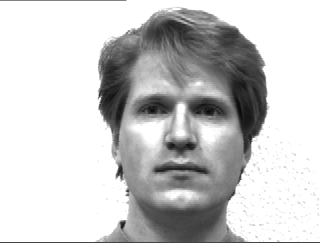
%> input picture Matlab/Clasificador Euclidiano y Mahalanobis/eigen/SetEntremamiento/subject01.normal.jpg, 320 x 243 px
$ octave Euclidiano.m   (GNU Octave 9; MATLAB toolbox functions it lacks are replaced by stand-ins)
%> lines starting %> are read from the running program, lines starting %| are printed output that depends on the picture
%% Reconocimiento de rostros
% Abril-2015 PHP Clasificador Euclidiano

close all; clear all; clc;

N=200;         %Tama駉 de la imagen  --> Jugar y dar dos valores
M=6;           %Numero de rostros
scrsz = get(0,'ScreenSize');  %Permite mostrar las figuras CuadroxCuadro
ancho = scrsz(3);    %1366px
alto  = scrsz(4);    %768px
ancho=round(ancho/3);
alto=round(alto/2)-40;

%% Paso01 Cargar la imagenes de 2 Sujetos
%% Rostro 01
Rostro01= imread('eigen/SetEntremamiento/subject01.normal.jpg');
%> Rostro01 is the input picture: size 243x320 uint8; min 10, max 255, mean 201.9
Rostro01=Rostro01( :, :,1);
Rostro01=imresize(Rostro01,[N N]);   % Se ajusta tama駉 NxN
%> Rostro01: size 200x200 uint8
h1=imhist(Rostro01);
%> h1 = 256 values, max 22130 at index 256, min 0 at index 1, mean 156.2
figure('Position',[10 alto ancho alto]);
set(gcf,'Name','Base de Datos') ;
subplot 231;
imshow(Rostro01,'Initialmagnification','fit');
title('Sujeto1Normal','Fontsize',12,'FontName','Helvetica','FontWeight','demi');
% Rostro 02
Rostro01Sad= imread('eigen/SetEntremamiento/subject01.sad.jpg');
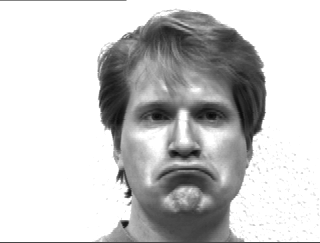
%> input picture Matlab/Clasificador Euclidiano y Mahalanobis/eigen/SetEntremamiento/subject01.sad.jpg, 320 x 243 px
%> Rostro01Sad is the input picture: size 243x320 uint8; min 9, max 255, mean 201
Rostro01Sad=Rostro01Sad( :, :,1);
Rostro01Sad=imresize(Rostro01Sad,[N N] );
%> Rostro01Sad: size 200x200 uint8
h2=imhist(Rostro01Sad);
%> h2 = 256 values, max 22201 at index 256, min 0 at index 1, mean 156.2
subplot 232;
imshow(Rostro01Sad,'Initialmagnification','fit');
title('Sujeto1Sad','Fontsize',12,'FontName','Helvetica','FontWeight','demi');
% Rostro 03
Rostro01Sleepy= imread('eigen/SetEntremamiento/subject01.sleepy.jpg');
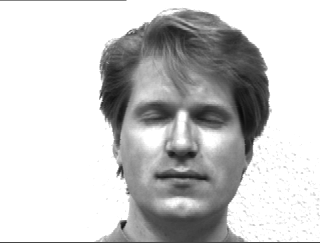
%> input picture Matlab/Clasificador Euclidiano y Mahalanobis/eigen/SetEntremamiento/subject01.sleepy.jpg, 320 x 243 px
%> Rostro01Sleepy is the input picture: size 243x320 uint8; min 9, max 255, mean 200.5
Rostro01Sleepy=Rostro01Sleepy( :, :,1);
Rostro01Sleepy=imresize(Rostro01Sleepy,[N N] );
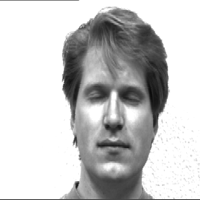
%> Rostro01Sleepy: size 200x200 uint8; min 10, max 255, mean 200.4
h3=imhist(Rostro01Sleepy);
%> h3 = 256 values, max 21949 at index 256, min 0 at index 1, mean 156.2
subplot 233;
imshow(Rostro01Sleepy,'Initialmagnification','fit');
title('Sujeto1sleepy','Fontsize',12,'FontName','Helvetica','FontWeight','demi');
% Rostro 04
Rostro02= imread('eigen/SetEntremamiento/subject02.normal.jpg');
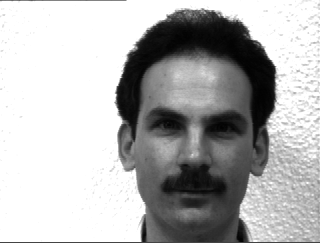
%> input picture Matlab/Clasificador Euclidiano y Mahalanobis/eigen/SetEntremamiento/subject02.normal.jpg, 320 x 243 px
%> Rostro02 is the input picture: size 243x320 uint8; min 2, max 255, mean 179.5
Rostro02=Rostro02( :, :,1);
Rostro02=imresize(Rostro02,[N N] );
%> Rostro02: size 200x200 uint8
h4=imhist(Rostro02);
%> h4 = 256 values, max 17571 at index 256, min 0 at index 1, mean 156.2
subplot 234;
imshow(Rostro02,'Initialmagnification','fit');
title('Sujeto2Normal','Fontsize',12,'FontName','Helvetica','FontWeight','demi');
% Rostro 05
Rostro02Sad= imread('eigen/SetEntremamiento/subject02.sad.jpg');
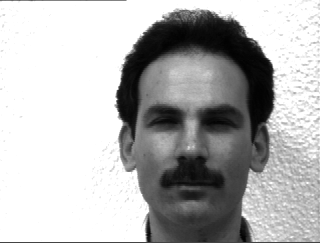
%> input picture Matlab/Clasificador Euclidiano y Mahalanobis/eigen/SetEntremamiento/subject02.sad.jpg, 320 x 243 px
%> Rostro02Sad is the input picture: size 243x320 uint8; min 2, max 255, mean 180.4
Rostro02Sad=Rostro02Sad( :, :,1);
Rostro02Sad=imresize(Rostro02Sad,[N N] );
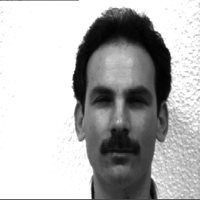
%> Rostro02Sad: size 200x200 uint8; min 1, max 255, mean 180.3
h5=imhist(Rostro02Sad);
%> h5 = 256 values, max 17671 at index 256, min 0 at index 1, mean 156.2
subplot 235;
imshow(Rostro02Sad,'Initialmagnification','fit');
title('Sujeto2Sad','Fontsize',12,'FontName','Helvetica','FontWeight','demi');
% Rostro 06
Rostro02Sleepy= imread('eigen/SetEntremamiento/subject02.sleepy.jpg');
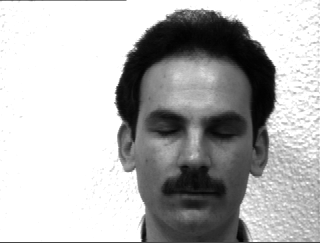
%> input picture Matlab/Clasificador Euclidiano y Mahalanobis/eigen/SetEntremamiento/subject02.sleepy.jpg, 320 x 243 px
%> Rostro02Sleepy is the input picture: size 243x320 uint8; min 1, max 255, mean 179.6
Rostro02Sleepy=Rostro02Sleepy( :, :,1);
Rostro02Sleepy=imresize(Rostro02Sleepy,[N N] );
%> Rostro02Sleepy: size 200x200 uint8
h6=imhist(Rostro02Sleepy);
%> h6 = 256 values, max 17611 at index 256, min 0 at index 1, mean 156.2
subplot 236;
imshow(Rostro02Sleepy,'Initialmagnification','fit');
title('Sujeto2Sleepy','Fontsize',12,'FontName','Helvetica','FontWeight','demi');


%% Creamos estructura
st.names = {'subject01','subject02','subject03',...
            'subject04','subject05','subject06'};
st.data{1}=Rostro01;
st.data{2}=Rostro01Sad;
st.data{3}=Rostro01Sleepy;
st.data{4}=Rostro02;
st.data{5}=Rostro02Sad;
st.data{6}=Rostro02Sleepy;
% [22 lines of commented-out code are left out]

%% Nueva imagen
%> (the run ends here)
